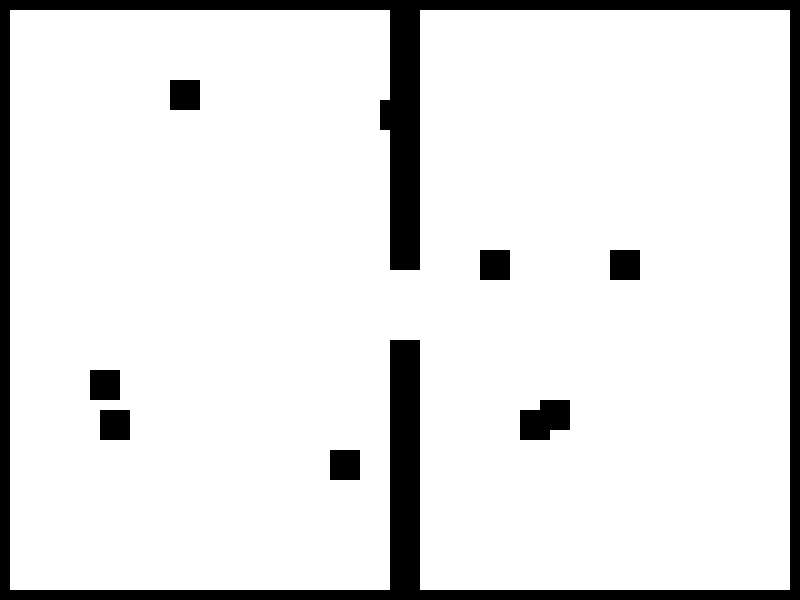
#> input picture data/bottleneck/map.png, 800 x 600 px, found by its file name
$ python map_parser.py
#> lines starting #> are read from the running program, lines starting #| are printed output that depends on the picture; after the words box and inside, x2 and y2 are one past the last pixel; in counts of white or black regions, pixels touching at a corner belong together
# ============================================================
#  map_parser.py  —  Этап 2
#  Читает map.png и строит бинарную сетку препятствий
# ============================================================

import cv2
import numpy as np
import os


def load_map(png_path: str, metrics_path: str = None) -> np.ndarray:
    """
    Загружает map.png и возвращает бинарную сетку.
    0 = свободная клетка, 1 = стена/препятствие
    """
#> called with png_path = 'data/warehouse/map.png', metrics_path = 'data/warehouse/metrics.json'
    img = cv2.imread(png_path, cv2.IMREAD_GRAYSCALE)
#> img: shape (600, 800); 89.5% white; 8 black regions, largest, box (x1, y1, x2, y2) and area: (0, 0, 800, 600) 43200, (520, 400, 570, 440) 1600, (170, 80, 200, 110) 900

    if img is None:
        print(f"Ошибка: не могу открыть файл '{png_path}'")
        return None

    # Читаем реальный размер сетки из metrics.json
    if metrics_path and os.path.exists(metrics_path):
        import json
        with open(metrics_path) as f:
            m = json.load(f)
        grid_w, grid_h = m["width"], m["height"]
    else:
        # Запасной вариант: угадываем по размеру картинки
        # (предполагаем что каждая клетка = 10 пикселей)
        grid_h = img.shape[0] // 10
#> grid_h = 60
        grid_w = img.shape[1] // 10
#> grid_w = 80

    # Масштабируем изображение до размера сетки
    img_resized = cv2.resize(img, (grid_w, grid_h), interpolation=cv2.INTER_NEAREST)
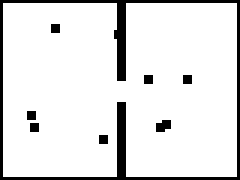
#> img_resized: shape (60, 80) (shown 3 times larger); 89.5% white; black in thin lines or dots

    # Бинаризация: тёмные пиксели → стена (1), светлые → свободно (0)
    _, binary = cv2.threshold(img_resized, 128, 255, cv2.THRESH_BINARY_INV)
#> binary: shape (60, 80); 10.5% white in thin lines or dots
    grid = (binary > 0).astype(np.uint8)
#> grid: shape (60, 80); values 0 (black) and 1 (white), 10.5% white in thin lines or dots

    return grid


def get_grid_size(grid: np.ndarray) -> tuple:
    """Возвращает (height, width) сетки."""
    return grid.shape


def grid_to_display(grid: np.ndarray, cell_size: int = 8) -> np.ndarray:
    """
    Превращает сетку в RGB-изображение для отображения.
    Стена = чёрный, свободно = белый.
    Используется для быстрой проверки что карта загрузилась верно.
    """
    h, w = grid.shape
    img = np.zeros((h * cell_size, w * cell_size, 3), dtype=np.uint8)

    for row in range(h):
        for col in range(w):
            color = (30, 30, 30) if grid[row, col] == 1 else (240, 240, 240)
            y1, y2 = row * cell_size, (row + 1) * cell_size
            x1, x2 = col * cell_size, (col + 1) * cell_size
            img[y1:y2, x1:x2] = color

    return img


# ---- Тест при запуске напрямую ------------------------------
if __name__ == "__main__":
    # Перебираем все 4 кейса
    cases = ["warehouse", "maze", "bottleneck", "thin_walls"]

    for case in cases:
        path = os.path.join("data", case, "map.png")

        if not os.path.exists(path):
            print(f"[{case}] файл не найден, пропускаем")
            continue

        grid = load_map(
    os.path.join("data", case, "map.png"),
    metrics_path=os.path.join("data", case, "metrics.json")
)

        h, w = get_grid_size(grid)
#> h = 60; w = 80
        walls = int(grid.sum())
#> walls = 502
        free  = h * w - walls
#> free = 4298
        density = walls / (h * w) * 100
#> density = 10.46

        print(f"[{case}]")
        print(f"  Размер:    {w} x {h} клеток")
#|   Размер:    80 x 60 клеток
        print(f"  Стен:      {walls} ({density:.1f}%)")
#|   Стен:      502 (10.5%)
        print(f"  Свободно:  {free}")
#|   Свободно:  4298
        print()

        # Показываем карту в окне (нажми любую клавишу чтобы перейти к следующей)
        display = grid_to_display(grid, cell_size=8)
#> after the loop in grid_to_display, `for row in range(h):`: img: shape (480, 640, 3); values 30 (black) and 240 (white), 89.5% white; 8 black regions, largest, box (x1, y1, x2, y2) and area: (0, 0, 640, 480) 27648, (416, 320, 456, 352) 1024, (136, 64, 160, 88) 576
        cv2.imshow(f"Map: {case}", display)
        cv2.waitKey(0)
        cv2.destroyAllWindows()
